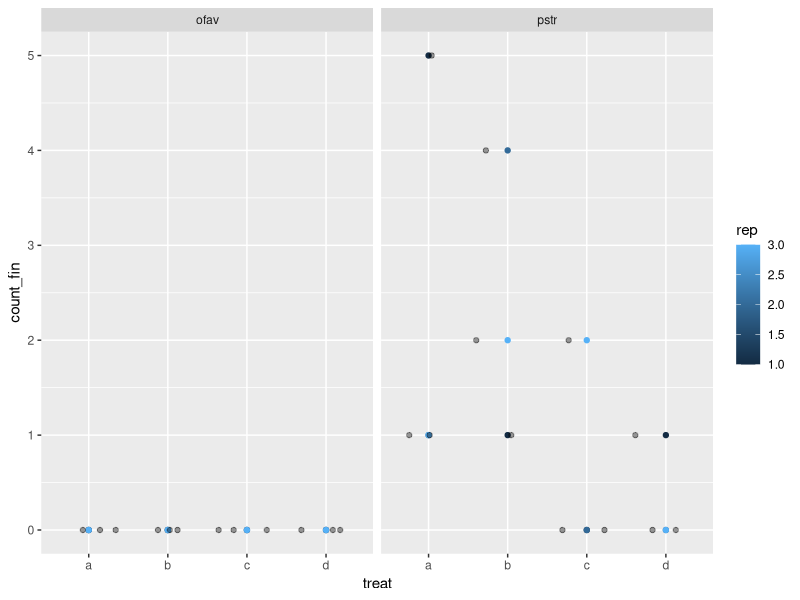
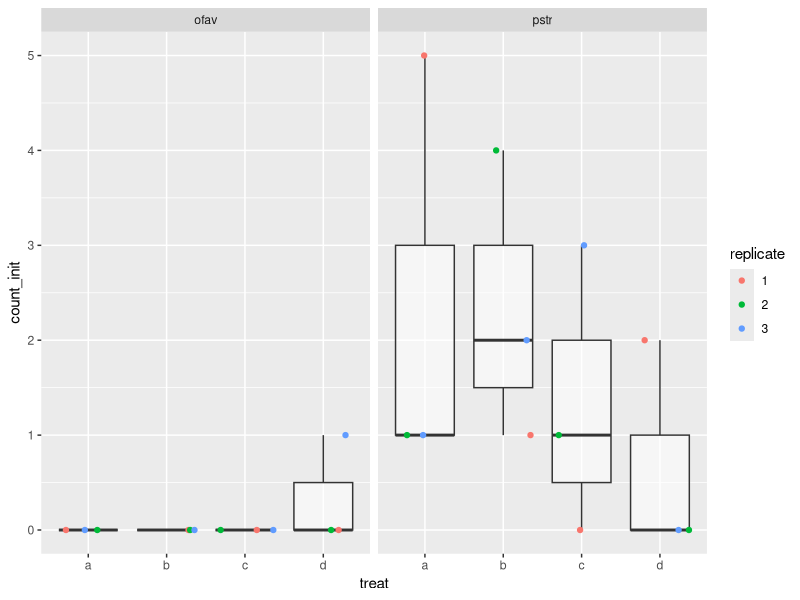
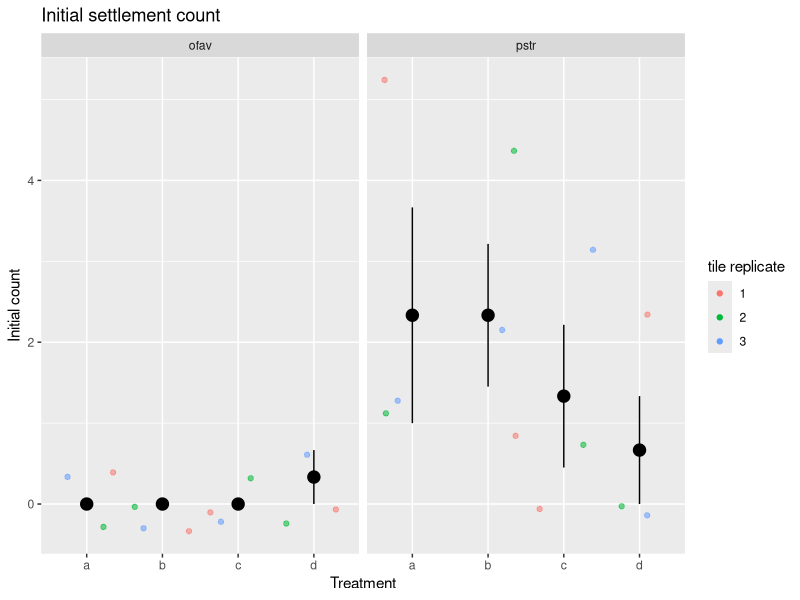
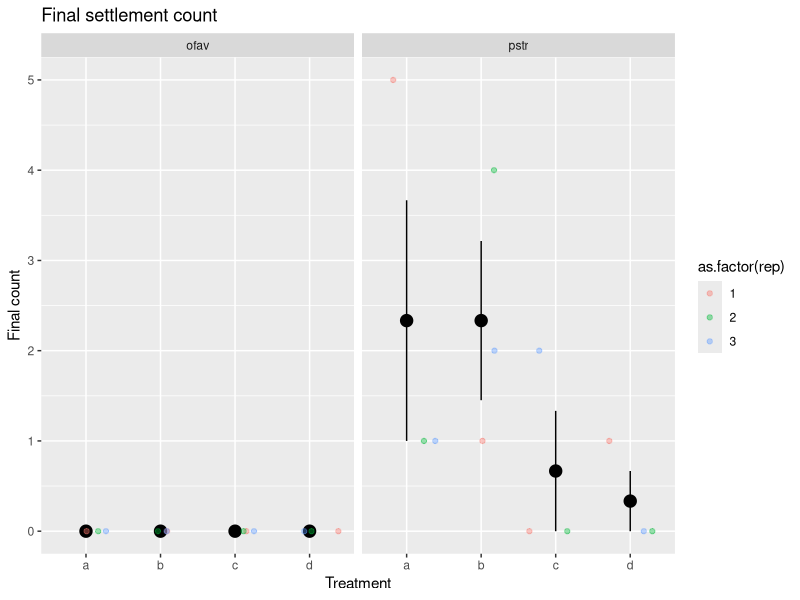
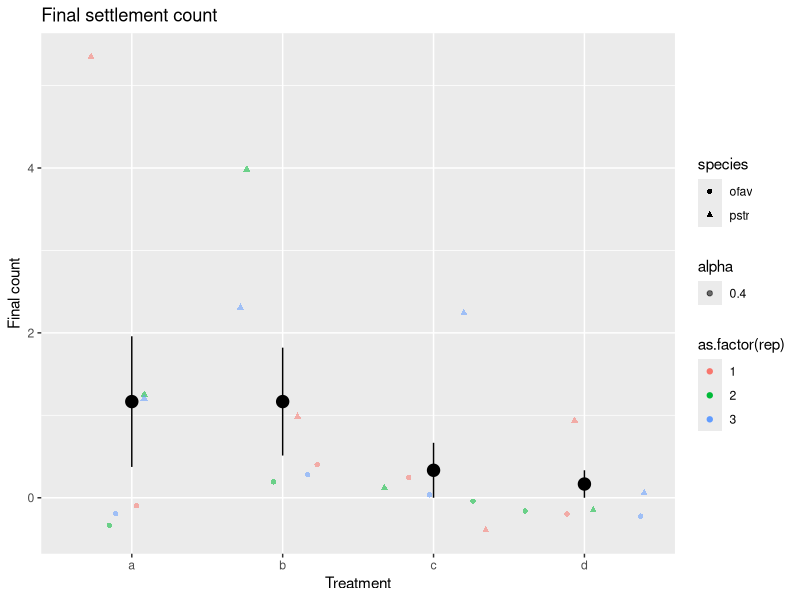
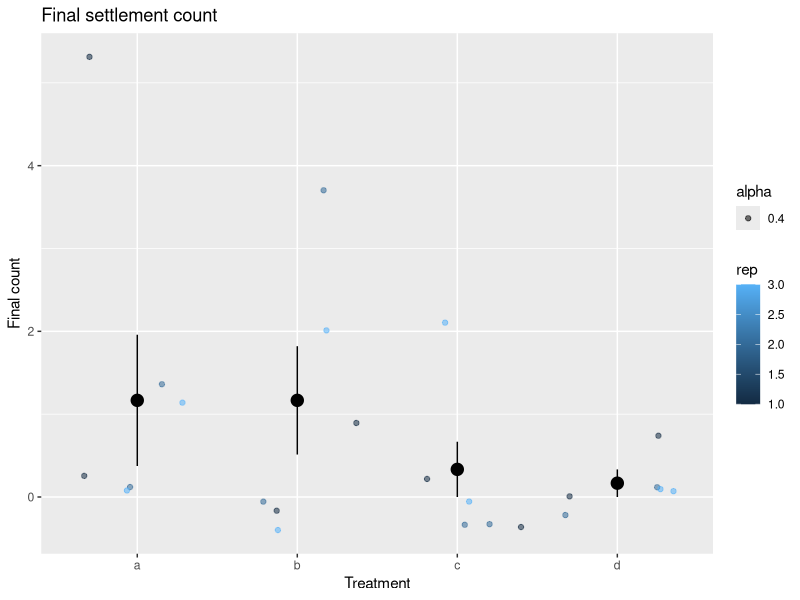
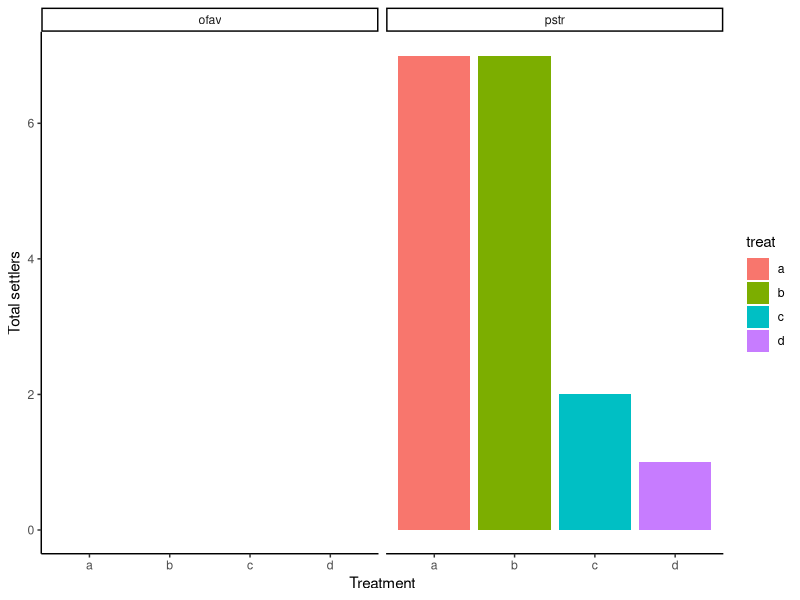
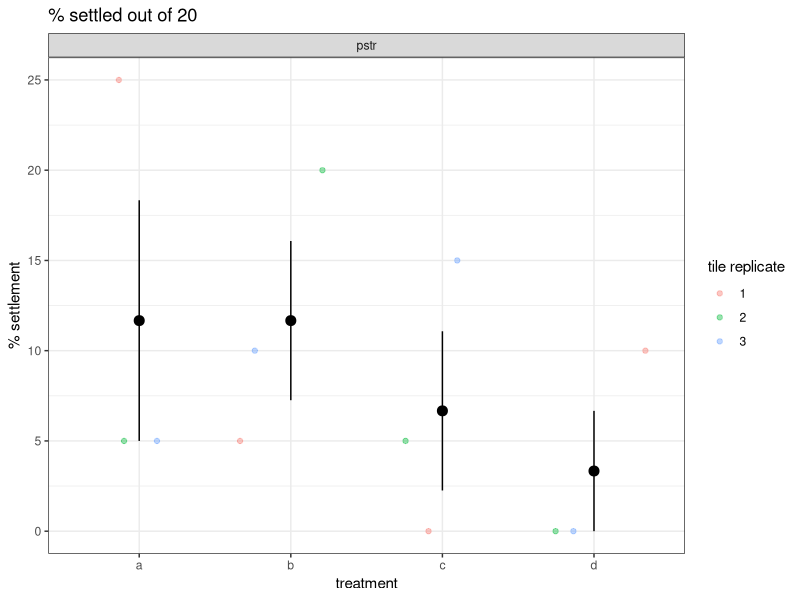

R code for these plots, in order:
library(tidyverse)
library(viridis)
library(ggpubr)

data <- read_csv('settlement_data.csv')
filter_data <- filter(data, contents != "blank")


ggplot(filter_data, aes(x = treat,
                        y = count_fin,
                        na.rm = TRUE)) +
  geom_point(aes(color = rep),
             na.rm = TRUE) +
  geom_jitter(alpha = 0.4,
              width = 0.4,
              height = 0) +
  facet_wrap(vars(species))

#filter_data$rep = factor(filter_data$rep)

ggplot(filter_data, aes(x = treat,
                        y = count_init,
                        na.rm = TRUE)) +
  geom_boxplot(aes(alpha = 0.4)) +
  geom_jitter( width = 0.4,
               height = 0,
               aes(color = as.factor(rep))) +
  facet_wrap(~species) +
  guides(alpha = "none") +
  labs(color = "replicate")

#Plot initial settlement count by treatment, wrap species
ggplot(filter_data, aes(x = treat,
                        y = count_init)) +
  stat_summary(geom = "pointrange",
               color = "black",
               size = 0.8) +
  geom_jitter(aes(color = as.factor(rep),
              alpha = 0.4,
              width = 0.4,
              height = 0)) +
  facet_wrap(~species) +
  labs(title = "Initial settlement count",
       x = "Treatment",
       y = "Initial count") +
  guides(alpha = "none") +
  labs(color = "tile replicate")


#Plot final settlement count by treatment, wrap species
ggplot(filter_data, aes(x = treat,
                        y = count_fin)) +
  stat_summary(geom = "pointrange",
               color = "black",
               size = 0.8) +
  geom_jitter(alpha = 0.4,
              width = 0.4,
              height = 0,
              aes(color = as.factor(rep))) +
  facet_wrap(~species) +
  labs(title = "Final settlement count",
       x = "Treatment",
       y = "Final count")


#Plot settlement all species
ggplot(filter_data, aes(x = treat,
                        y = count_fin)) +
  stat_summary(geom = "pointrange",
               color = "black",
               size = 0.8) +
  geom_jitter(aes(alpha = 0.4,
                  width = 0.4,
                  height = 0,
                  color = as.factor(rep),
                  shape = species)) +
  labs(title = "Final settlement count",
       x = "Treatment",
       y = "Final count")

#Plot settlement by tile "yes", "no"
ggplot(filter_data, aes(x = treat,
                        y = count_fin)) +
  stat_summary(geom = "pointrange",
               color = "black",
               size = 0.8) +
  geom_jitter(aes(alpha = 0.4,
                  width = 0.4,
                  height = 0,
                  color = rep)) +
  labs(title = "Final settlement count",
       x = "Treatment",
       y = "Final count")

#total settlemrs

totals <- filter_data %>%
  group_by(species, treat) %>%
  summarise(total_settlers = sum(count_fin, na.rm = TRUE), .groups = "drop")

ggplot(totals, aes(x = treat,
                   y = total_settlers,
                   fill = treat)) +
  geom_col() +
  facet_wrap(~ species) +
  labs(x = "Treatment",
       y = "Total settlers") +
  theme_classic()

#percent settlement

filter_data <- filter_data %>%
  mutate(prop_settle = count_init / 20,
         perc_settle = 100 * prop_settle)

filter_data_pstr <- filter_data[filter_data$species == "pstr",]

ggplot(filter_data_pstr, aes(x = treat,
                        y = perc_settle)) +
  stat_summary(geom = "pointrange",
               color = "black",
               size = 0.6) +
  geom_jitter(alpha = 0.4,
              width = 0.4,
              height = 0,
              aes(color = as.factor(rep))) +
  facet_wrap(~species) +
  labs(color = "tile replicate",
       x = "treatment",
       y = "% settlement",
       title = "% settled out of 20") +
  theme_bw()

